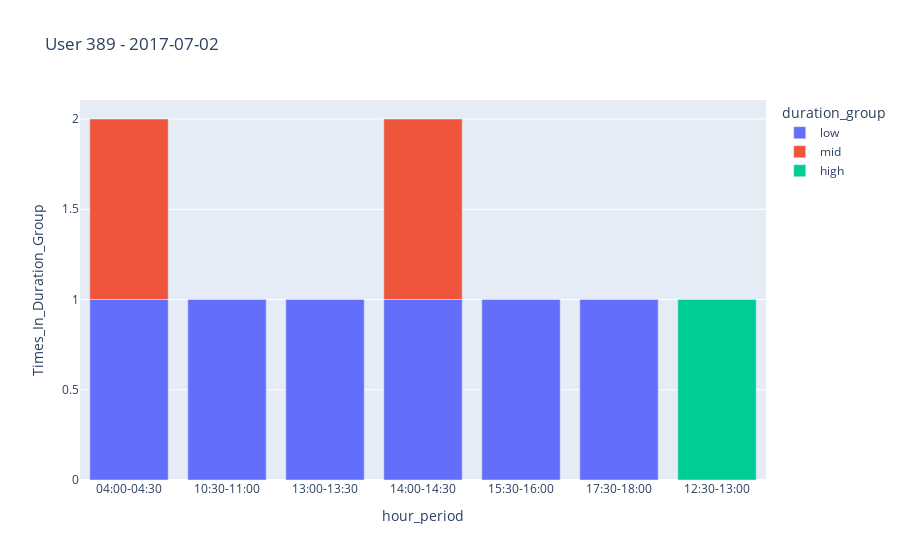

The code cell stored with this chart in its notebook:
### Code cell
bar_chart_durations_389 = united[(united['user_id'] == 389) & (united['date'] == '2017-07-02')]


import plotly.express as px

# long_df = px.data.medals_long()

fig = px.bar(bar_chart_durations_389, x="hour_period", y="Times_In_Duration_Group", color="duration_group", title=f"User 389 - 2017-07-02")
fig.show()

### Figure 1 — Plotly figure (JSON) as saved in the notebook; plotly's stock layout.template omitted (floating-point values rounded to 4 significant figures)
{"data": [{"alignmentgroup": "True", "hovertemplate": "duration_group=low<br>hour_period=%{x}<br>Times_In_Duration_Group=%{y}<extra></extra>", "legendgroup": "low", "marker": {"color": "#636efa", "pattern": {"shape": ""}}, "name": "low", "offsetgroup": "low", "orientation": "v", "showlegend": true, "textposition": "auto", "type": "bar", "x": ["04:00-04:30", "10:30-11:00", "13:00-13:30", "14:00-14:30", "15:30-16:00", "17:30-18:00"], "xaxis": "x", "y": [1, 1, 1, 1, 1, 1], "yaxis": "y"}, {"alignmentgroup": "True", "hovertemplate": "duration_group=mid<br>hour_period=%{x}<br>Times_In_Duration_Group=%{y}<extra></extra>", "legendgroup": "mid", "marker": {"color": "#EF553B", "pattern": {"shape": ""}}, "name": "mid", "offsetgroup": "mid", "orientation": "v", "showlegend": true, "textposition": "auto", "type": "bar", "x": ["04:00-04:30", "14:00-14:30"], "xaxis": "x", "y": [1, 1], "yaxis": "y"}, {"alignmentgroup": "True", "hovertemplate": "duration_group=high<br>hour_period=%{x}<br>Times_In_Duration_Group=%{y}<extra></extra>", "legendgroup": "high", "marker": {"color": "#00cc96", "pattern": {"shape": ""}}, "name": "high", "offsetgroup": "high", "orientation": "v", "showlegend": true, "textposition": "auto", "type": "bar", "x": ["12:30-13:00"], "xaxis": "x", "y": [1], "yaxis": "y"}], "layout": {"barmode": "relative", "legend": {"title": {"text": "duration_group"}, "tracegroupgap": 0}, "title": {"text": "User 389 - 2017-07-02"}, "xaxis": {"anchor": "y", "domain": [0, 1], "title": {"text": "hour_period"}}, "yaxis": {"anchor": "x", "domain": [0, 1], "title": {"text": "Times_In_Duration_Group"}}}}
